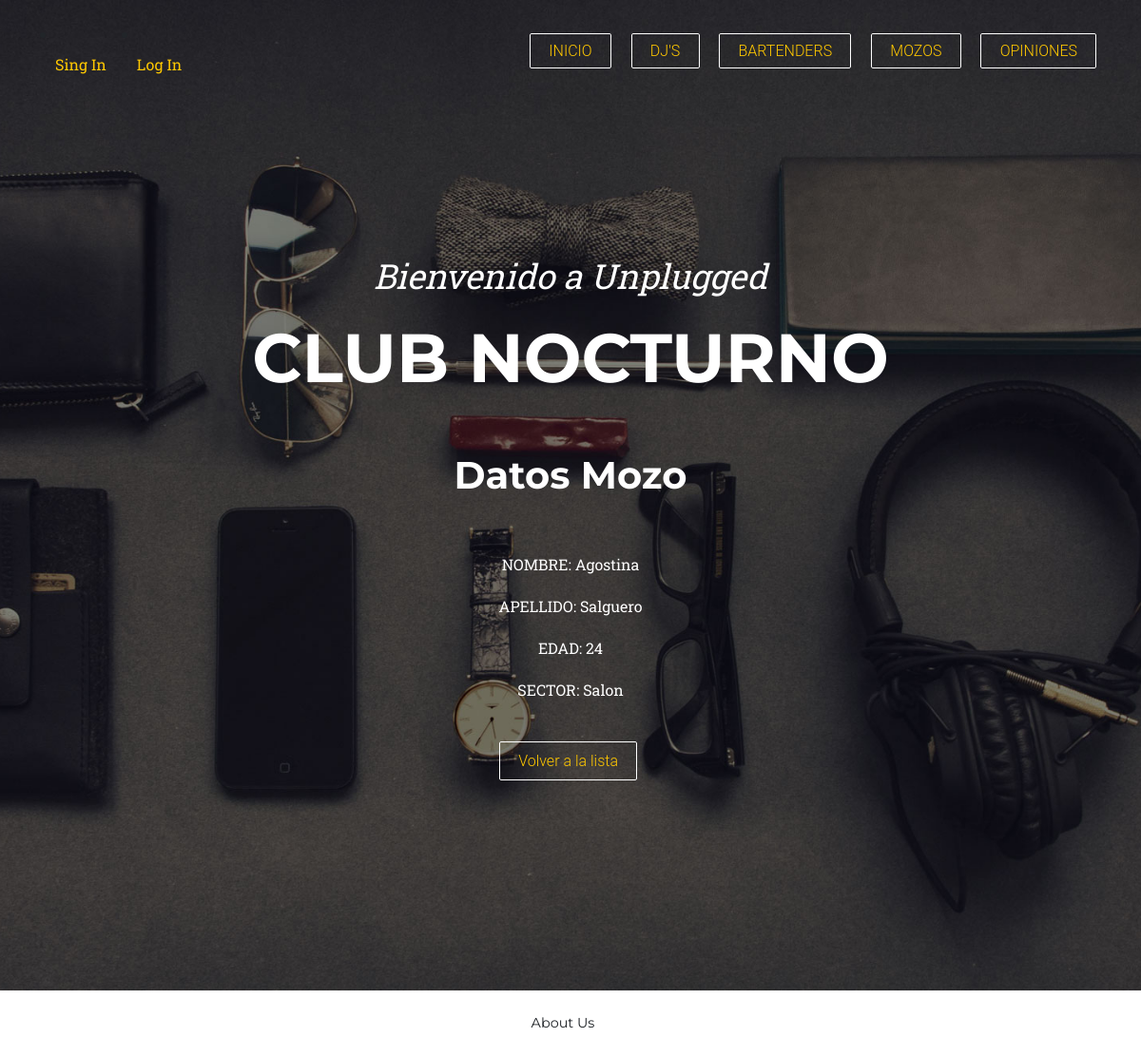
Page /Mozo/1 on the earlier database version.
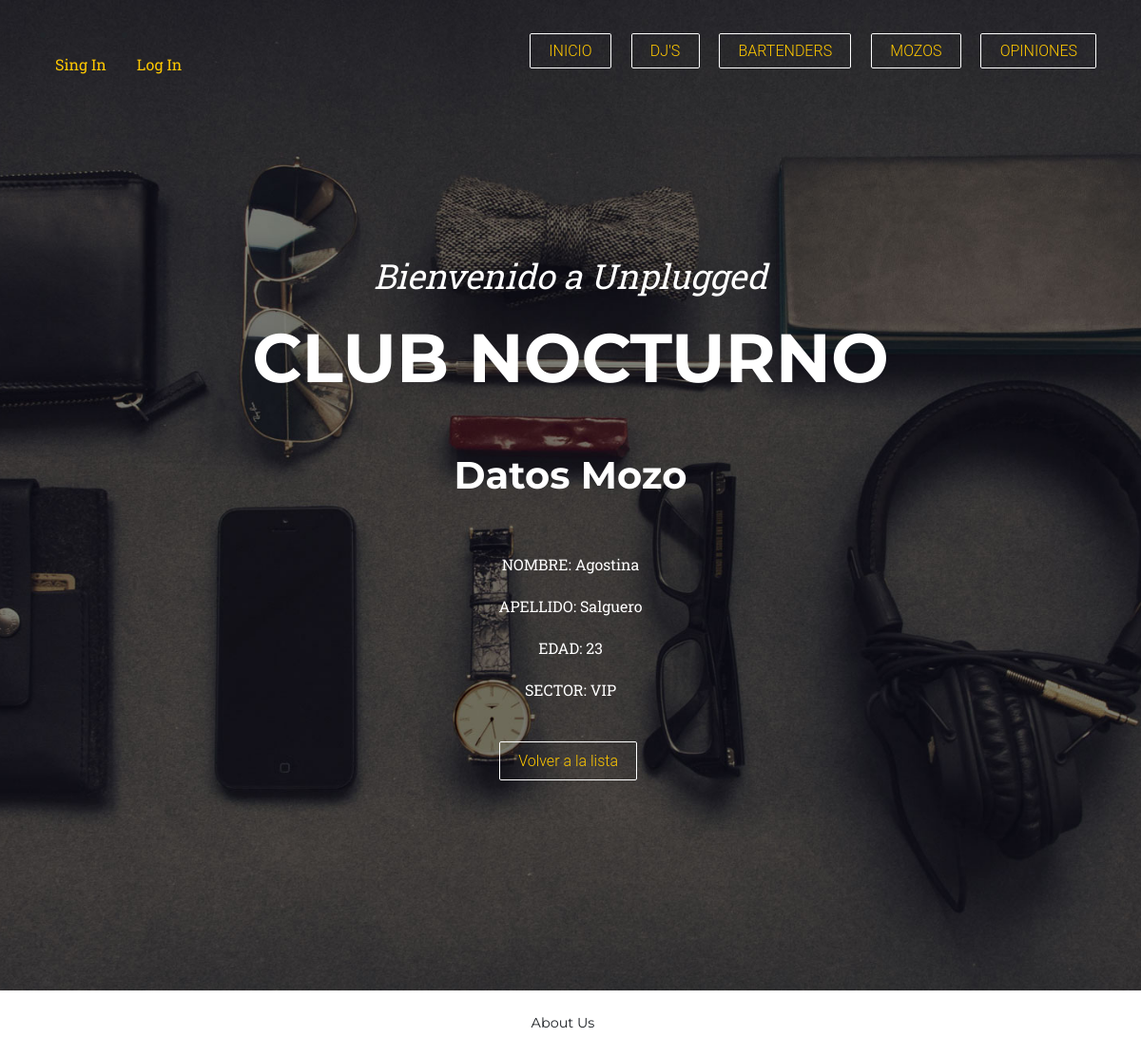
Same page on the later database version.
### appWeb/models.py (models this page shows, shortened)
class Mozo (models.Model):
    nombre = models.CharField(max_length=40)
    apellido = models.CharField(max_length=40)
    edad = models.IntegerField()
    sector = models.CharField(max_length=40)

### appWeb/views.py (the view)
# urls.py: path('Mozo/<pk>', MozoDetail.as_view(), name='Mozodetail'),
class MozoDetail (DetailView):
    model = Mozo
    template_name= 'appWeb/Mozo_Detalle.html'

### appWeb/template/appWeb/Mozo_Detalle.html
{% extends 'appWeb/padre.html' %}
{% load static %}
{% block section1 %}
<h1>Datos Mozo</h1>
<br>
<br>
<center>
<p>NOMBRE: {{mozo.nombre}}</p>
<p>APELLIDO: {{mozo.apellido}}</p>
<p>EDAD: {{mozo.edad}}</p>
<p>SECTOR: {{mozo.sector}}</p>
<br>
<p>
<a href="{% url 'Mozo_list' %}" class="button1">Volver a la lista</a>
</p>
</center>
{% endblock %}

Differences in the rows shown:
changed Mozo "Agostina": edad "24" → "23"; sector "Salon" → "VIP"
